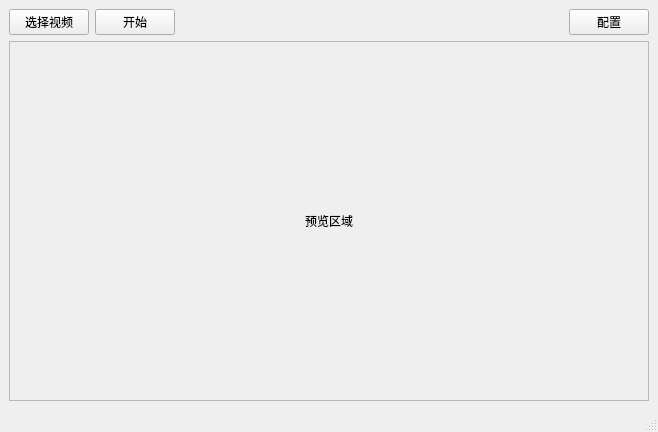
<?xml version="1.0" encoding="UTF-8"?>
<ui version="4.0">
 <class>MainWindow</class>
 <widget class="QMainWindow" name="MainWindow">
  <property name="windowTitle">
   <string>Multi-Target Tracking</string>
  </property>
  <widget class="QWidget" name="centralwidget">
   <layout class="QVBoxLayout" name="verticalLayout">
    <item>
     <layout class="QHBoxLayout" name="topBarLayout">
      <item>
       <widget class="QPushButton" name="openButton">
        <property name="text">
         <string>选择视频</string>
        </property>
       </widget>
      </item>
      <item>
       <widget class="QPushButton" name="startButton">
        <property name="text">
         <string>开始</string>
        </property>
       </widget>
      </item>
      <item>
       <spacer name="horizontalSpacer">
        <property name="orientation">
         <enum>Qt::Horizontal</enum>
        </property>
        <property name="sizeHint" stdset="0">
         <size>
          <width>40</width>
          <height>20</height>
         </size>
        </property>
       </spacer>
      </item>
      <item>
       <widget class="QPushButton" name="settingsButton">
        <property name="text">
         <string>配置</string>
        </property>
       </widget>
      </item>
     </layout>
    </item>
    <item>
     <widget class="QLabel" name="previewLabel">
      <property name="text">
       <string>预览区域</string>
      </property>
      <property name="alignment">
       <set>Qt::AlignCenter</set>
      </property>
      <property name="minimumSize">
       <size>
        <width>640</width>
        <height>360</height>
       </size>
      </property>
      <property name="frameShape">
       <enum>QFrame::StyledPanel</enum>
      </property>
     </widget>
    </item>
   </layout>
  </widget>
  <widget class="QStatusBar" name="statusbar"/>
 </widget>
 <resources/>
 <connections/>
</ui>
